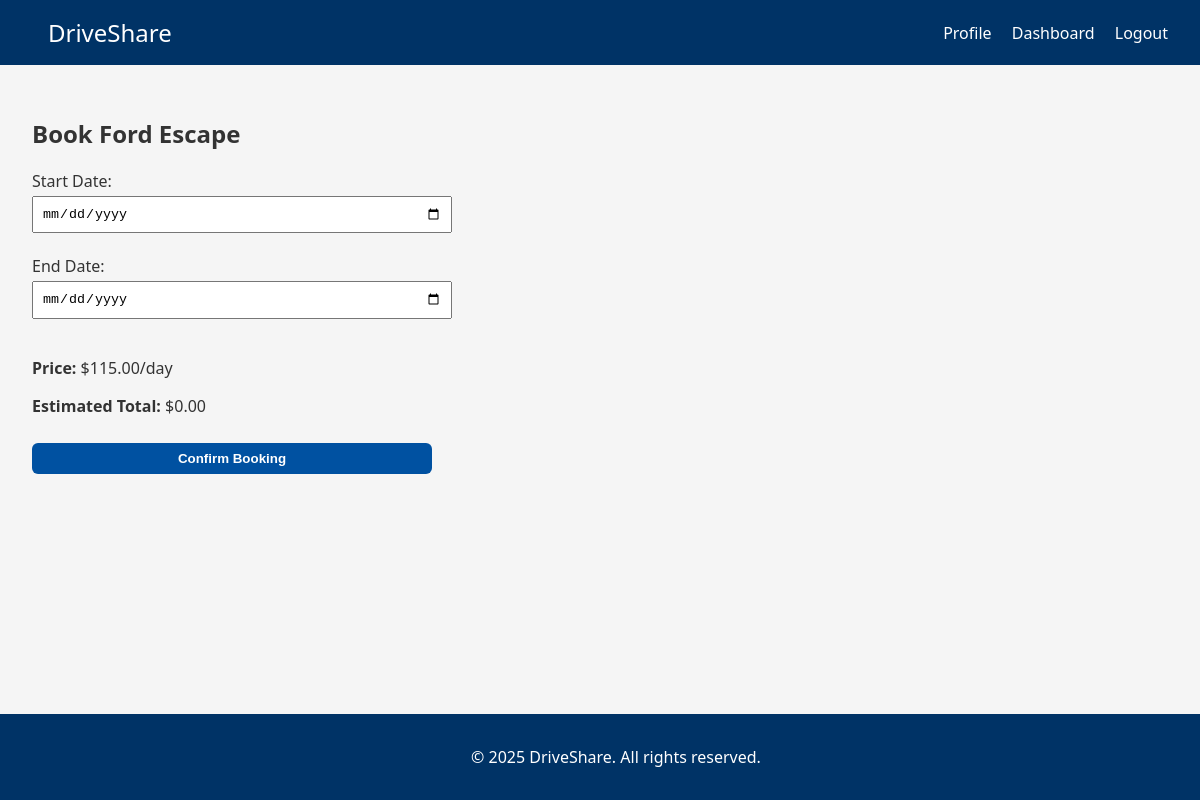
Before: /booking/1 (signed in) with the older database file.
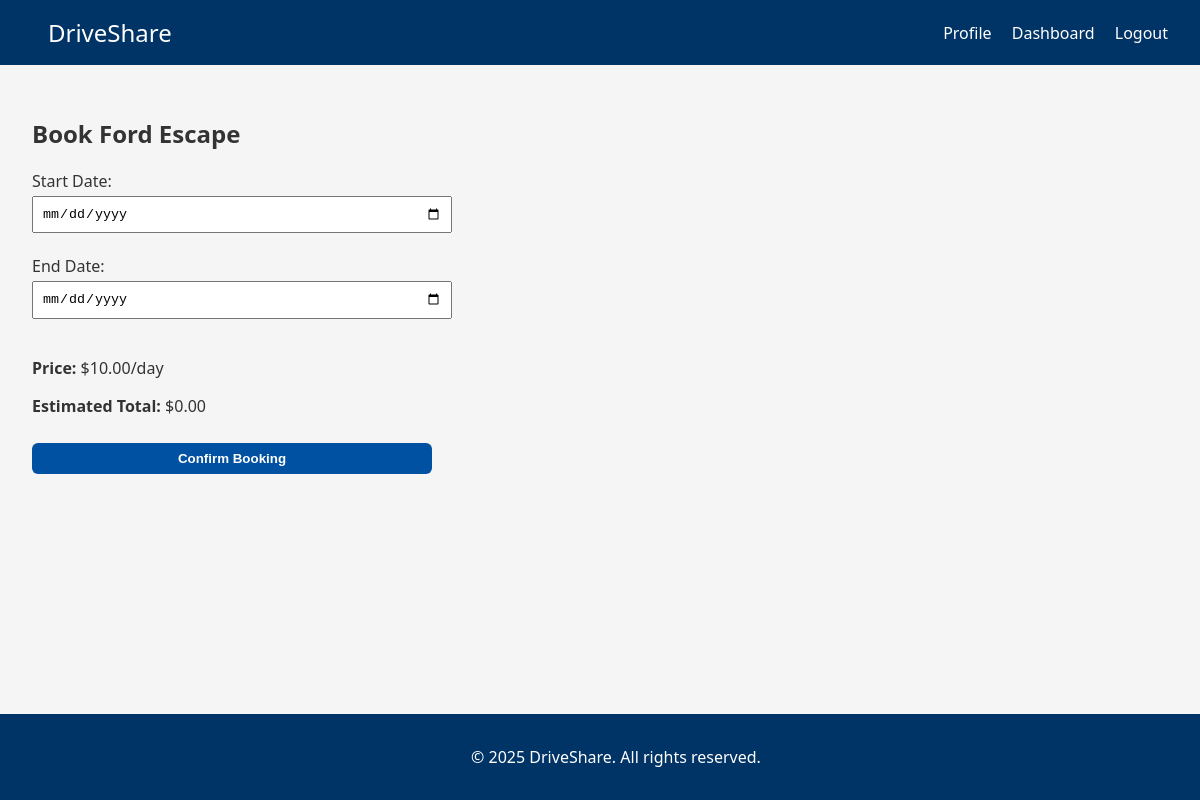
After: the same page with the newer database file.
### tables this page shows
CREATE TABLE cars (
                id INTEGER PRIMARY KEY AUTOINCREMENT,
                owner_id INTEGER NOT NULL,
                model TEXT NOT NULL,
                make TEXT NOT NULL,
                year INTEGER NOT NULL,
                mileage INTEGER NOT NULL,
                color TEXT,
                price REAL NOT NULL,
                location TEXT NOT NULL,
                precise_location TEXT,
                is_available BOOLEAN DEFAULT 1,
                image_url TEXT,
                created_at TIMESTAMP DEFAULT CURRENT_TIMESTAMP,
                FOREIGN KEY(owner_id) REFERENCES users(id) ON DELETE CASCADE
            );

### routes.py (the view, shortened to what this page needs)
    @app.route("/booking/<int:car_id>", methods=["GET", "POST"])
    def booking(car_id):
        if not UserSession.get_instance().is_authenticated():
            flash("Please log in to book a car.")
            return redirect(url_for("login"))
        car = None
        try:
            with sqlite3.connect("database.db") as conn:
                conn.row_factory = sqlite3.Row
                cursor = conn.cursor()
                cursor.execute("SELECT * FROM cars WHERE id = ?", (car_id,))
                car = cursor.fetchone()
                if not car:
                    flash("Car not found.")
                    return redirect(url_for("search"))
        except Exception as e:
            flash(f"Error retrieving car: {str(e)}")
            return redirect(url_for("search"))
        return render_template("booking.html", car=car)

### app.py (called while the page is built)
@app.context_processor
def inject_user_session():
    return dict(is_authenticated=UserSession.get_instance().is_authenticated())

### routes.py (called while the page is built)
    @staticmethod
    def get_instance():
        if UserSession._instance is None:
            UserSession()
        return UserSession._instance

    def is_authenticated(self):
        return self.user_id is not None

### templates/booking.html (shortened to what this page needs)
{% extends 'base.html' %}
{% block content %}
<h2>Book {{ car.make }} {{ car.model }}</h2>
<form method="POST" id="booking-form">
    <label for="start_date">Start Date:</label>
    <input type="date" name="start_date" id="start_date" required><br><br>
    <label for="end_date">End Date:</label>
    <input type="date" name="end_date" id="end_date" required><br><br>
    <p><strong>Price:</strong> ${{ "%.2f"|format(car.price) }}/day</p>
    <p><strong>Estimated Total:</strong> <span id="total_price">$0.00</span></p>
    <button type="submit">Confirm Booking</button>
</form>
{% endblock %}

Changed rows visible on the page:
changed cars "Ford": price "115.00" → "10.00"
